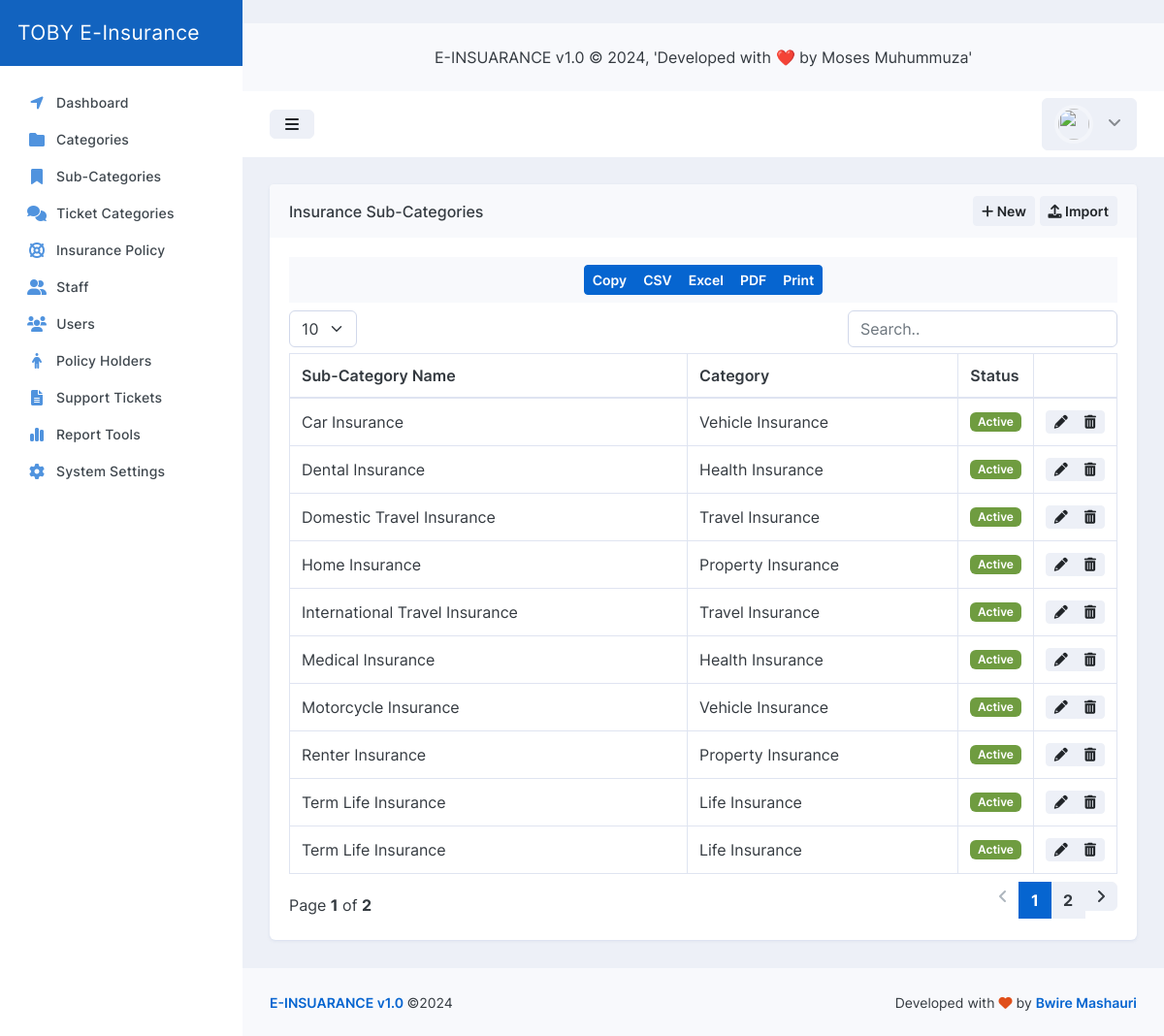
Page /Script/admin/pages/sub-categories.php on the committed database.
### tables this page shows
CREATE TABLE `tbl_insuarance_sub_category` (
  `id` int(10) NOT NULL AUTO_INCREMENT,
  `category` int(10) NOT NULL,
  `name` varchar(100) NOT NULL,
  `status` int(1) NOT NULL DEFAULT 1,
  PRIMARY KEY (`id`),
  KEY `category` (`category`),
  CONSTRAINT `tbl_insuarance_sub_category_ibfk_1` FOREIGN KEY (`category`) REFERENCES `tbl_insuarance_category` (`id`) ON DELETE CASCADE ON UPDATE CASCADE
);

CREATE TABLE `tbl_insuarance_category` (
  `id` int(10) NOT NULL AUTO_INCREMENT,
  `name` varchar(100) NOT NULL,
  `status` int(1) NOT NULL DEFAULT 1,
  PRIMARY KEY (`id`)
);

### Script/admin/pages/sub-categories.php (the view, shortened to what this page needs)
﻿<!doctype html>
<html lang="en">
<head>
<link rel="stylesheet" id="css-main" href="assets/css/dashmix.min-5.4.css">
<link rel="stylesheet" href="assets/js/plugins/datatables-bs5/css/dataTables.bootstrap5.min.css">
<link rel="stylesheet" href="assets/js/plugins/datatables-buttons-bs5/css/buttons.bootstrap5.min.css">
<link rel="stylesheet" href="assets/js/plugins/datatables-responsive-bs5/css/responsive.bootstrap5.min.css">
<link type="text/css" rel="stylesheet" href="assets/loader/waitMe.css">
<?php if (Theme !== "") { print '<link rel="stylesheet" id="css-theme" href="assets/css/themes/'.Theme.'">'; } ?>
</head>
<body>
<div id="page-container" class="sidebar-o <?php echo Header; ?> enable-page-overlay side-scroll <?php echo Sidebar; ?> <?php echo PageHeader; ?> <?php echo Sidebar_Min; ?> <?php echo Sidebar_Pos; ?> <?php echo Header; ?> <?php echo MainContent; ?>">
<?php require_once('main_nav.php'); ?>
<main id="main-container">
<div class="content">
<div class="block block-rounded">
<div class="block-header block-header-default">
<h3 class="block-title">
Insurance Sub-Categories
</h3>
<button type="button" class="btn btn-sm btn-alt-secondary js-bs-tooltip-enabled" data-bs-toggle="modal" data-bs-target="#modal-default-fadein" data-bs-keyboard="false" data-bs-backdrop="static">
<i class="fa fa-plus"></i> New
</button>&nbsp;
<button type="button" class="btn btn-sm btn-alt-secondary js-bs-tooltip-enabled" data-bs-toggle="modal" data-bs-target="#modal-default-fadein3" data-bs-keyboard="false" data-bs-backdrop="static">
<i class="fa fa-upload"></i> Import
</button>
</div>
<div class="block-content block-content-full">
<table class="table table-bordered table-vcenter js-dataTable-buttons">
<thead>
<tr>
<th>Sub-Category Name</th>
<th>Category</th>
<th style="width: 5%;">Status</th>
<th style="width: 5%;"></th>
</tr>
</thead>
<tbody>
<?php
try {
$conn = new PDO('mysql:host='.DBHost.';dbname='.DBName.';charset='.DBCharset.';collation='.DBCollation.';prefix='.DBPrefix.'', DBUser, DBPass);
$conn->setAttribute(PDO::ATTR_ERRMODE, PDO::ERRMODE_EXCEPTION);
$stmt = $conn->prepare("SELECT * FROM tbl_insuarance_sub_category LEFT JOIN tbl_insuarance_category ON tbl_insuarance_sub_category.category = tbl_insuarance_category.id ORDER BY tbl_insuarance_sub_category.name");
$stmt->execute();
$result = $stmt->fetchAll();
foreach($result as $row)
{
?>
<tr>
<td class="">
<?php echo $row[2]; ?>
</td>
<td class="">
<?php echo $row[5]; ?>
</td>
<td class="">
<?php
switch ($row[3]) {
case '1':
?><span class="badge bg-success">Active</span><?php
break;
?><span class="badge bg-danger">Inactive</span><?php
}
?>
</td>
<td class="text-center">
<div class="btn-group">
<button onclick="set_cat('<?php echo $row[0]; ?>','<?php echo $row[1]; ?>','<?php echo $row[2]; ?>','<?php echo $row[3]; ?>');" type="button" class="btn btn-sm btn-alt-secondary js-bs-tooltip-enabled" data-bs-toggle="modal" data-bs-target="#modal-default-fadein2" data-bs-keyboard="false" data-bs-backdrop="static">
<i class="fa fa-pencil-alt"></i>
</button>
<a class="btn btn-sm btn-alt-secondary js-bs-tooltip-enabled" onclick="return confirm('Are you sure you want to delete <?php echo $row[2]; ?> sub-category?');" href="admin/core/drop-sub-category?id=<?php echo $row[0]; ?>">
<i class="fa fa-trash-can"></i>
</a>
</div>
</td>
</tr>
<?php
}
}catch(PDOException $e)
{
echo "Connection failed: " . $e->getMessage();
}
?>
</tbody>
</table>
</div>
</div>
</div>
</main>
</div>
</body>
</html>

### rows in the picture
tbl_insuarance_sub_category: name "Car Insurance", category.name "Vehicle Insurance", status "Active"
tbl_insuarance_sub_category: name "Dental Insurance", category.name "Health Insurance", status "Active"
tbl_insuarance_sub_category: name "Domestic Travel Insurance", category.name "Travel Insurance", status "Active"
tbl_insuarance_sub_category: name "Home Insurance", category.name "Property Insurance", status "Active"
tbl_insuarance_sub_category: name "International Travel Insurance", category.name "Travel Insurance", status "Active"
tbl_insuarance_sub_category: name "Medical Insurance", category.name "Health Insurance", status "Active"
tbl_insuarance_sub_category: name "Motorcycle Insurance", category.name "Vehicle Insurance", status "Active"
tbl_insuarance_sub_category: name "Renter Insurance", category.name "Property Insurance", status "Active"
tbl_insuarance_sub_category: name "Term Life Insurance", category.name "Life Insurance", status "Active"
tbl_insuarance_sub_category: name "Term Life Insurance", category.name "Life Insurance", status "Active"
